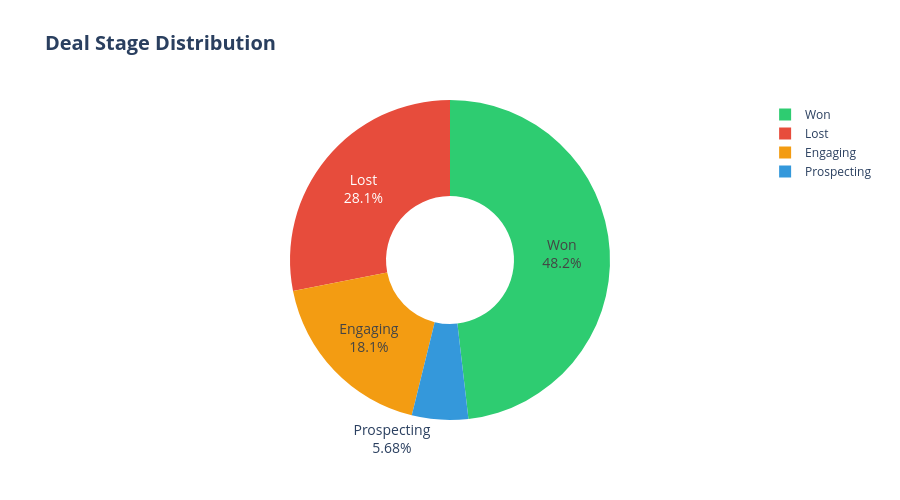

The notebook cell this image was saved under:
### Markdown cell above
## 📊 Overall Pipeline Overview

### Code cell
# Deal Stage Distribution
deal_stage_counts = sales_pipeline['deal_stage'].value_counts()

fig = go.Figure(data=[go.Pie(
    labels=deal_stage_counts.index,
    values=deal_stage_counts.values,
    hole=0.4,
    marker=dict(colors=['#2ecc71', '#e74c3c', '#f39c12', '#3498db']),
    textinfo='label+percent',
    textfont_size=14
)])

fig.update_layout(
    title=dict(
        text='<b>Deal Stage Distribution</b>',
        font=dict(size=20)
    ),
    height=500,
    showlegend=True
)

fig.show()

### Figure 1 — Plotly figure (JSON) as saved in the notebook; plotly's stock layout.template omitted (floating-point values rounded to 4 significant figures)
{"data": [{"hole": 0.4, "labels": ["Won", "Lost", "Engaging", "Prospecting"], "marker": {"colors": ["#2ecc71", "#e74c3c", "#f39c12", "#3498db"]}, "textfont": {"size": 14}, "textinfo": "label+percent", "type": "pie", "values": [4238, 2473, 1589, 500]}], "layout": {"height": 500, "showlegend": true, "title": {"font": {"size": 20}, "text": "<b>Deal Stage Distribution</b>"}}}
